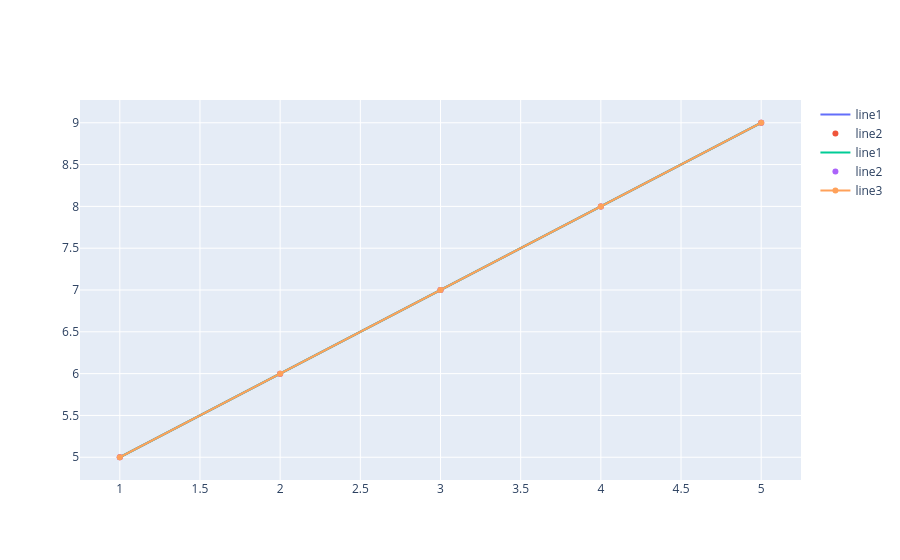

Notebook code for this chart:
### Code cell
fig.add_trace(go.Scatter(x=x1, y=y1, name = "line1",mode = "lines"))
fig.add_trace(go.Scatter(x=x2, y=y2, name = "line2" , mode = "markers"))
fig.add_trace(go.Scatter(x=x3, y=y3, name = "line3", mode = "lines+markers"))
fig.show()

### Figure 1 — Plotly figure (JSON) as saved in the notebook; plotly's stock layout.template omitted (floating-point values rounded to 4 significant figures)
{"data": [{"mode": "lines", "name": "line1", "type": "scatter", "x": [1, 2, 3, 4, 5], "y": [5, 6, 7, 8, 9]}, {"mode": "markers", "name": "line2", "type": "scatter", "x": [1, 2, 3, 4, 5], "y": [5, 6, 7, 8, 9]}, {"mode": "lines", "name": "line1", "type": "scatter", "x": [1, 2, 3, 4, 5], "y": [5, 6, 7, 8, 9]}, {"mode": "markers", "name": "line2", "type": "scatter", "x": [1, 2, 3, 4, 5], "y": [5, 6, 7, 8, 9]}, {"mode": "lines+markers", "name": "line3", "type": "scatter", "x": [1, 2, 3, 4, 5], "y": [5, 6, 7, 8, 9]}], "layout": {"autosize": true, "xaxis": {"autorange": true, "range": [0.7502, 5.25], "type": "linear"}, "yaxis": {"autorange": true, "range": [4.67, 9.33], "type": "linear"}}}
